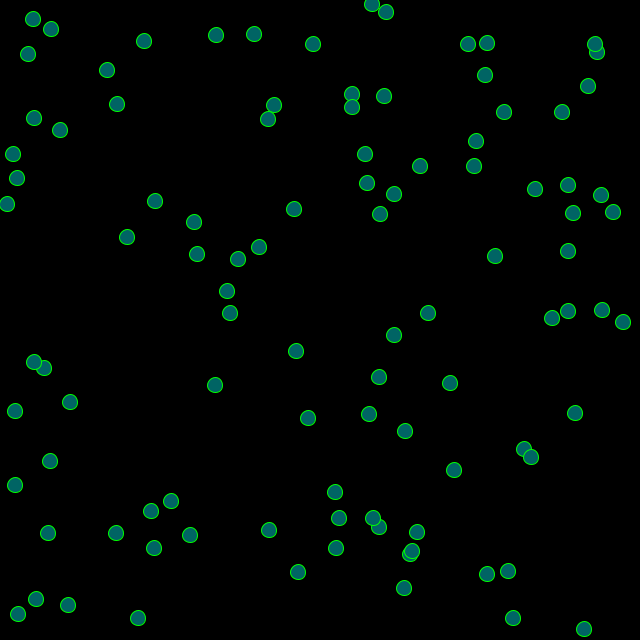
Frame 1 (no input)
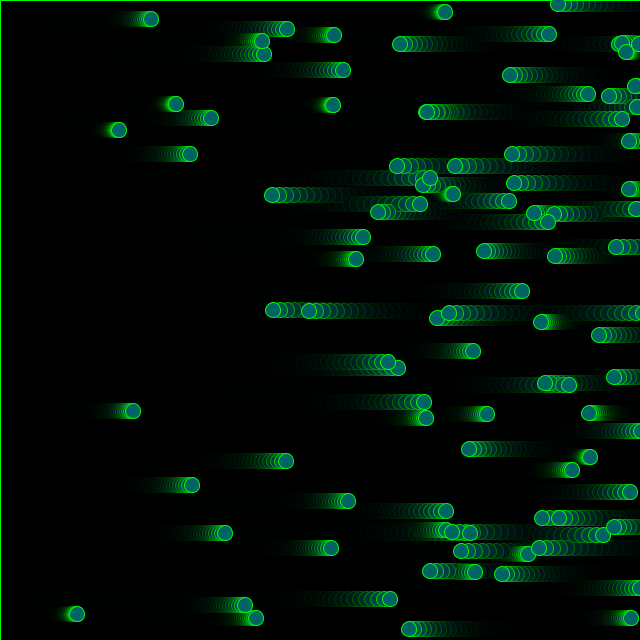
Frame 60 (the mouse pressed at the canvas centre just before this capture)
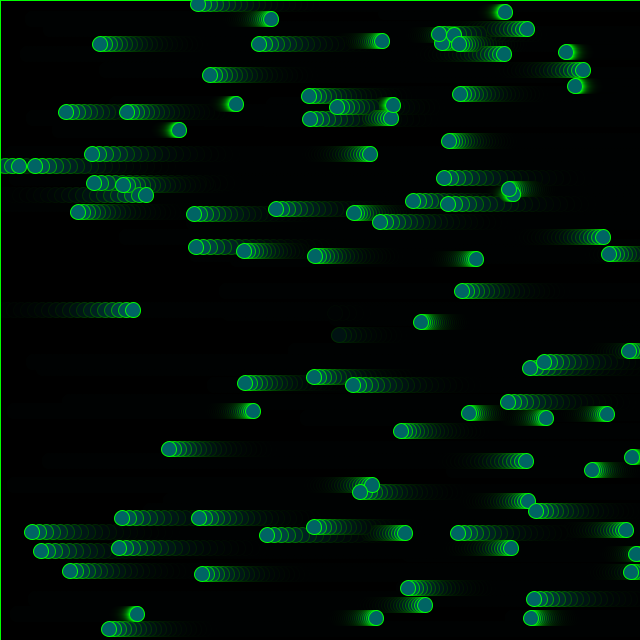
Frame 120 (the mouse held since frame 60 and released just before this capture)

The Processing sketch that drew these frames (run headless with seeded random() and noise(); from frame 60 on, the mouse is pressed at the canvas centre):

// Processing sketch: processing_155405
// ── processing_155405.pde

Mover[] m=new Mover[100];//creates an empty array of 100 objects


void setup(){
 size(640,640);
background(0); 
for(int i=0; i<100; i++){
 m[i]=new Mover(int(random(width)),int(random(height)),int(random(7)+1));
  } 
}
void draw(){
 fill(0,0,0,50);
 rect(0,0,640,640);
for(int i=0;i<100;i++){
  m[i].display();
}
}

class Mover {
  //DATA
  int x;
  int y;
  int speed;
  //CONSTRUCTOR
  Mover(int myx,int myy, int myspeed){
    x=myx;
    y=myy;
    speed=myspeed;
  }
  //FUNCTION
  void display(){
   if(x<0 || x>width){
   speed=-1*speed;//speed*=-1  
   }
  if(mouseX-x<20 && mouseX-x>-20 && mouseY-y<20 && mouseY-y>-20){
    y+=random(height);
    x+=random(width);
  }
  
   x=x+speed;
   stroke(0,255,0);
   fill(0,100,100);
   ellipse(x,y,15,15);
  }
}
